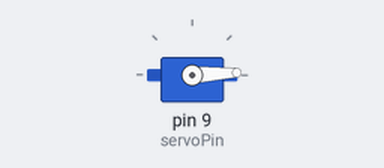
Simulated run of this sketch. Board: Arduino Uno, built with avr-gcc and run on an emulated ATmega328P. On the bench: servo.

Above: at 0.05 s.
At 1.3 s:
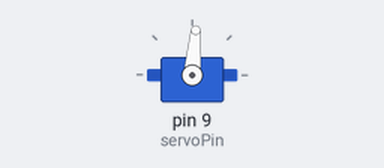
At 2.6 s:
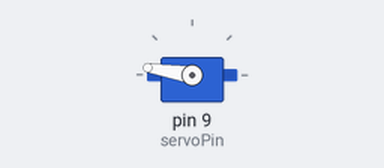
At 5.2 s:
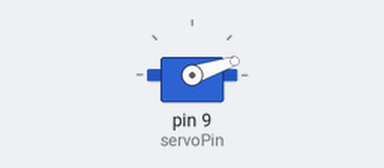
Timing chart, 0 to 7.1 s (numbered marks = the images above):
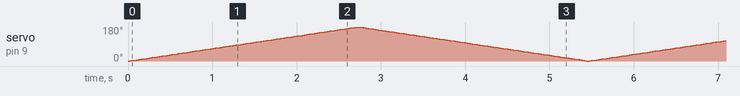

The sketch:

Servo.ino
```cpp
/*
 * LaskaKit Arduino MAXI Starter kit – Lekce 27: Servo
 *
 * Servo se pomalu otáčí z 0° do 180° a zpět.
 *
 * Zapojení:
 *   Servo: hnědý vodič na GND, červený na 5V, oranžový (signál) na pin 9
 *
 * Knihovny: Servo (součást Arduino IDE)
 * Desky:    Arduino UNO R3, Arduino UNO R4 WiFi, Arduino Mega 2560
 *
 * Verze návodu 3.0 (10/2026)
 * LaskaKit | https://www.laskakit.cz | podpora@laskakit.cz
 */

#include <Servo.h>

Servo servo;
const int servoPin = 9;

void setup() {
  servo.attach(servoPin);
}

void loop() {
  for (int uhel = 0; uhel <= 180; uhel++) {  // tam
    servo.write(uhel);
    delay(15);  // počkat, než servo dojede
  }
  for (int uhel = 180; uhel >= 0; uhel--) {  // a zpět
    servo.write(uhel);
    delay(15);
  }
}
```
